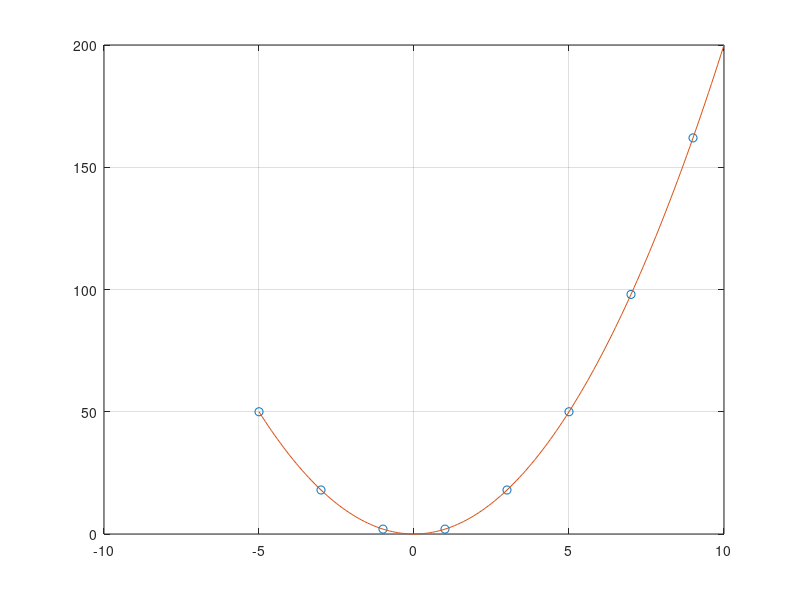

The MATLAB source for this figure:
clc;clear all;close all;

%% create test dataset
x = [-5:2:10]';
% x = x + randn(1,length(x));
y = 2*x.^2;
plot(x,y,'o');
hold on;
grid on;

%% Gauss-newton
% p(1)*x.^2+p(2)*x+p(3) 모델이 필요
p = ones(3,1);

max_iter = 10;

for i = 1:max_iter
    error = y - (p(1)*x.^2+p(2)*x+p(3)); % 에러값이 필요
    j_e(:,1) = -x.^2;
    j_e(:,2) = -x;
    j_e(:,3) = -1; % 자코비안이 필요
    p = p - inv(j_e'*j_e)*j_e'*error;
end
x_a = [-5:0.1:10]';
y_a = p(1)*x_a.^2+p(2)*x_a+p(3);
plot(x_a,y_a);